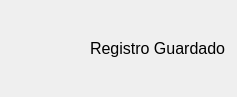
<?xml version="1.0" encoding="UTF-8"?>
<ui version="4.0">
 <class>PopG</class>
 <widget class="QDialog" name="PopG">
  <property name="geometry">
   <rect>
    <x>0</x>
    <y>0</y>
    <width>237</width>
    <height>97</height>
   </rect>
  </property>
  <property name="font">
   <font>
    <bold>false</bold>
   </font>
  </property>
  <property name="windowTitle">
   <string>Guardado</string>
  </property>
  <layout class="QHBoxLayout" name="horizontalLayout">
   <item alignment="Qt::AlignmentFlag::AlignLeft">
    <widget class="QLabel" name="label_2">
     <property name="maximumSize">
      <size>
       <width>80</width>
       <height>80</height>
      </size>
     </property>
     <property name="text">
      <string/>
     </property>
     <property name="pixmap">
      <pixmap resource="../res/resources.qrc">:/bombilla/images/bombilla.png</pixmap>
     </property>
     <property name="scaledContents">
      <bool>true</bool>
     </property>
    </widget>
   </item>
   <item alignment="Qt::AlignmentFlag::AlignRight">
    <widget class="QLabel" name="label">
     <property name="font">
      <font>
       <pointsize>12</pointsize>
       <bold>false</bold>
      </font>
     </property>
     <property name="text">
      <string>Registro Guardado</string>
     </property>
    </widget>
   </item>
  </layout>
 </widget>
 <resources>
  <include location="../res/resources.qrc"/>
  <include location="../res/resources.qrc"/>
 </resources>
 <connections/>
</ui>
